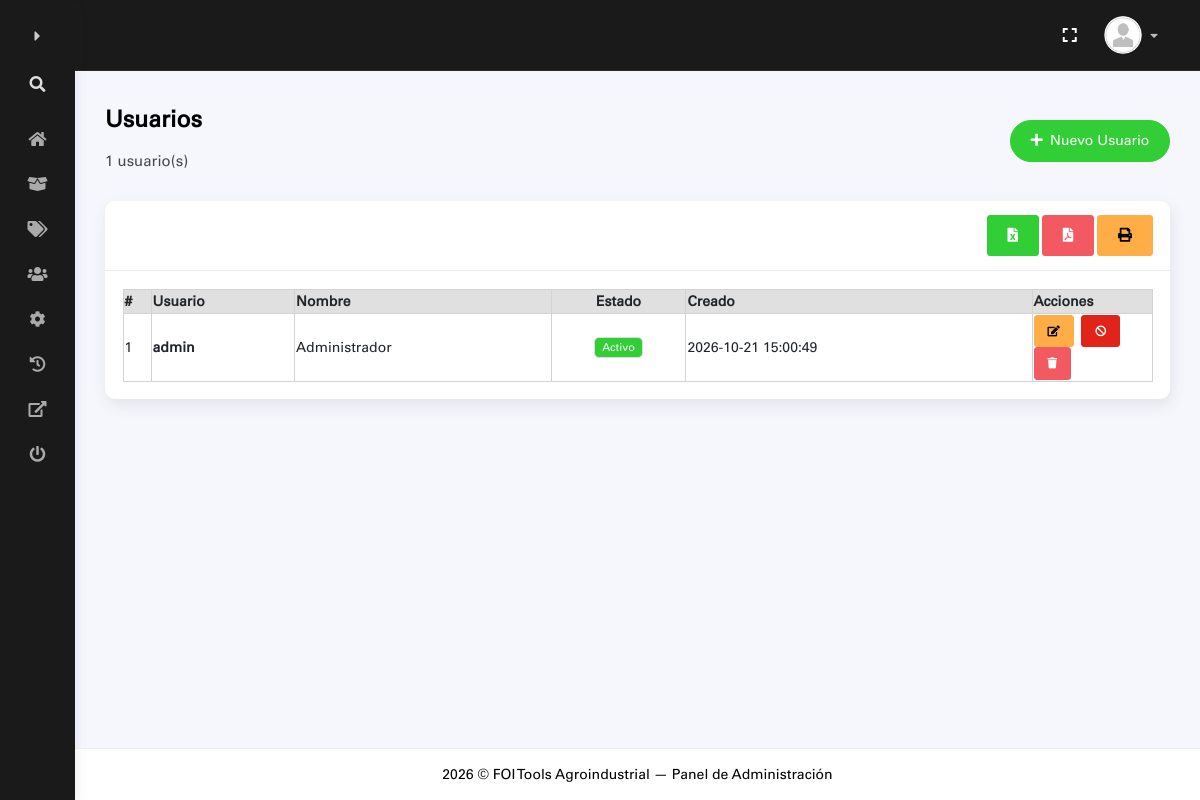
The page /admin/index.php?a=usuarios (signed in) on the database its author committed.
### tables this page shows
CREATE TABLE IF NOT EXISTS `usuarios` (
    `id`         INT UNSIGNED  NOT NULL AUTO_INCREMENT,
    `usuario`    VARCHAR(60)   NOT NULL,
    `pass_hash`  VARCHAR(255)  NOT NULL,
    `nombre`     VARCHAR(100)  NOT NULL DEFAULT '',
    `activo`     TINYINT(1)    NOT NULL DEFAULT 1,
    `created_at` TIMESTAMP     NOT NULL DEFAULT CURRENT_TIMESTAMP,
    PRIMARY KEY (`id`),
    UNIQUE KEY `uq_usuarios_usuario` (`usuario`)
);

### admin/usuarios.php (the view, shortened to what this page needs)
<?php
$pdo = Conexion::get();
$usuarios = $pdo->query(
    'SELECT id, usuario, nombre, activo, created_at FROM usuarios ORDER BY id ASC'
)->fetchAll();
?>
<div class="container">
    <div class="page-inner">
        <div class="d-flex align-items-left align-items-md-center flex-column flex-md-row pt-2 pb-4">
            <div>
                <h3 class="fw-bold mb-3">Usuarios</h3>
                <h6 class="op-7 mb-2"><?= count($usuarios) ?> usuario(s)</h6>
            </div>
            <div class="ms-md-auto py-2 py-md-0">
                <button class="btn btn-success btn-round" onclick="abrirModalNuevoUsuario()">
                    <i class="fas fa-plus me-1"></i> Nuevo Usuario
                </button>
            </div>
        </div>
        <div class="card">
            <div class="card-header d-flex justify-content-between align-items-center flex-wrap gap-2">
                <div class="d-flex gap-1">
                    <button onclick="exportarExcelDataTables('usuarios','tablaUsuarios')" class="btn btn-success" title="Exportar Excel">
                        <i class="fas fa-file-excel"></i>
                    </button>
                    <button onclick="exportarPdfDataTables('Usuarios','usuarios','tablaUsuarios')" class="btn btn-danger" title="Exportar PDF">
                        <i class="fas fa-file-pdf"></i>
                    </button>
                    <button onclick="imprimirPdfDataTables('Usuarios','usuarios','tablaUsuarios')" class="btn btn-warning" title="Imprimir">
                        <i class="fas fa-print"></i>
                    </button>
                </div>
            </div>
            <div class="card-body">
                <div class="table-responsive">
                    <table class="display nowrap w-100" id="tablaUsuarios">
                        <thead class="bg-gray3">
                            <tr>
                                <th>#</th>
                                <th>Usuario</th>
                                <th>Nombre</th>
                                <th class="text-center">Estado</th>
                                <th>Creado</th>
                                <th style="width:120px;">Acciones</th>
                            </tr>
                        </thead>
                        <tbody>
                            <?php foreach ($usuarios as $u): ?>
                            <tr>
                                <td><?= $u['id'] ?></td>
                                <td><strong><?= htmlspecialchars($u['usuario']) ?></strong></td>
                                <td><?= htmlspecialchars($u['nombre']) ?></td>
                                <td class="text-center">
                                    <?php if ($u['activo']): ?>
                                        <span class="badge bg-success">Activo</span>
                                    <?php else: ?>
                                        <span class="badge bg-secondary">Inactivo</span>
                                    <?php endif; ?>
                                </td>
                                <td><?= htmlspecialchars($u['created_at']) ?></td>
                                <td>
                                    <button class="btn btn-sm btn-warning me-1"
                                        onclick="abrirModalEditarUsuario(<?= $u['id'] ?>, '<?= htmlspecialchars($u['usuario'], ENT_QUOTES) ?>', '<?= htmlspecialchars($u['nombre'], ENT_QUOTES) ?>')"
                                        title="Editar">
                                        <i class="fas fa-edit"></i>
                                    </button>
                                    <button class="btn btn-sm <?= $u['activo'] ? 'btn-secondary' : 'btn-success' ?> me-1"
                                        onclick="toggleUsuario(<?= $u['id'] ?>, <?= $u['activo'] ?>)"
                                        title="<?= $u['activo'] ? 'Desactivar' : 'Activar' ?>">
                                        <i class="fas fa-<?= $u['activo'] ? 'ban' : 'check' ?>"></i>
                                    </button>
                                    <button class="btn btn-sm btn-danger"
                                        onclick="eliminarUsuario(<?= $u['id'] ?>, '<?= htmlspecialchars($u['usuario'], ENT_QUOTES) ?>')"
                                        title="Eliminar">
                                        <i class="fas fa-trash"></i>
                                    </button>
                                </td>
                            </tr>
                            <?php endforeach; ?>
                        </tbody>
                    </table>
                </div>
            </div>
        </div>
    </div>
</div>

### admin/assets/css/admin-custom.css (style rules this page uses)
:root { --foi-rojo: #CC2229; --foi-rojo-hover: #a81b21; --foi-rojo-suave: rgba(204, 34, 41, 0.12); --foi-negro: #1a1a1a; --foi-negro-light: #2a2a2a; --bg-dark: #1a1a1a; }

### rows shown on the page
usuarios: id "1", usuario "admin", nombre "Administrador", activo "Activo", created_at "2026-10-21 15:00:49"

### other values the page prints
count($usuarios) "1"
